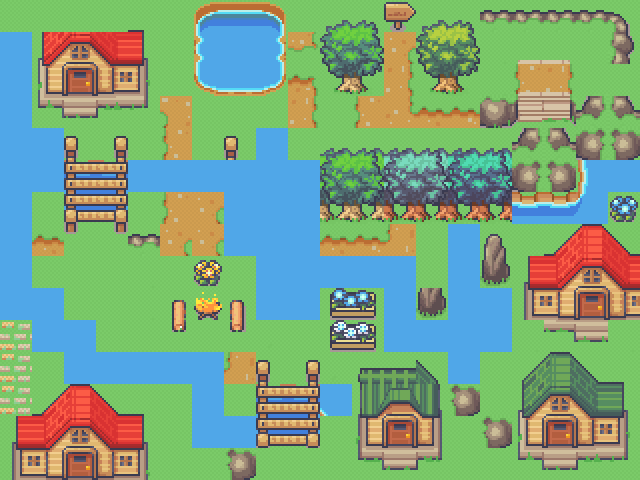

Below is a game level as drawn by its tile map, then a one-line description and the .tmx file that defines it, in full:
An orthogonal 20x15 tile map with 32x32 px tiles, 2 tile layers (Grass, house), 2 tilesets.

<map version="1.10" tiledversion="1.10.2" orientation="orthogonal" renderorder="right-down" width="20" height="15" tilewidth="32" tileheight="32" infinite="0" nextlayerid="3" nextobjectid="1">
 <tileset firstgid="1" name="village" tilewidth="32" tileheight="32" tilecount="855" columns="19">
  <image source="village/Serene_Village_32x32.png" width="608" height="1440" />
 </tileset>
 <tileset firstgid="856" name="fire" tilewidth="32" tileheight="32" tilecount="4" columns="4">
  <image source="village/Animated stuff/campfire_32x32.png" width="128" height="32" />
  <tile id="0">
   <animation>
    <frame tileid="0" duration="100" />
    <frame tileid="1" duration="100" />
    <frame tileid="2" duration="100" />
    <frame tileid="3" duration="100" />
   </animation>
  </tile>
 </tileset>
 <layer id="2" name="Grass" width="20" height="15">
  <data encoding="csv">
4,4,5,6,4,4,4,4,5,6,6,6,4,4,5,6,5,6,6,5,
4,4,4,4,5,6,4,5,6,4,5,6,4,5,6,6,6,6,6,6,
4,5,6,4,4,5,6,6,6,6,6,4,5,6,6,6,6,5,6,6,
6,6,4,5,6,6,6,4,4,4,4,5,6,6,6,4,4,5,4,5,
5,6,6,6,4,4,5,6,6,6,6,6,6,6,6,6,6,6,4,4,
6,6,4,4,4,4,4,4,4,4,4,4,4,4,4,4,5,6,4,5,
4,5,6,4,4,5,5,4,4,5,6,6,6,6,6,6,4,4,5,6,
4,4,4,5,6,5,5,6,6,6,4,4,4,4,4,4,5,6,4,4,
5,5,4,5,5,5,5,4,4,4,4,4,4,4,4,5,6,6,6,6,
6,5,5,5,5,5,5,6,6,6,6,4,5,6,6,6,6,6,5,6,
6,6,5,5,5,5,4,4,4,4,4,5,6,6,4,5,6,6,5,6,
6,6,5,5,5,5,4,4,4,4,5,6,6,6,4,5,6,4,5,6,
4,5,6,5,5,5,4,5,6,6,4,5,6,6,6,6,6,6,4,5,
6,4,4,5,6,6,6,4,4,4,4,4,4,4,4,4,4,4,4,4,
4,4,4,4,4,4,4,4,4,4,4,4,4,4,4,4,4,4,5,6
</data>
 </layer>
 <layer id="1" name="house" width="20" height="15">
  <data encoding="csv">
0,0,0,0,409,0,12,13,14,4,240,241,275,238,239,135,136,137,138,139,
105,425,426,427,428,0,31,32,33,23,259,260,26,257,258,154,155,156,0,158,
105,444,445,446,447,0,50,51,52,42,278,279,45,276,277,173,174,175,176,0,
105,463,464,465,466,29,0,0,0,61,62,63,64,65,66,192,193,194,159,160,
32,32,68,69,0,48,4,68,32,4,181,182,183,184,185,186,159,160,178,179,
105,32,87,88,32,32,32,32,32,32,200,201,202,203,204,205,178,179,104,105,
105,46,106,107,6,48,26,32,32,32,219,220,221,222,223,224,121,122,123,235,
105,65,125,126,135,26,26,32,32,32,65,66,67,4,32,270,154,411,412,413,
105,4,5,0,154,0,233,0,32,32,32,32,32,4,32,289,429,430,431,432,
32,32,5,0,173,644,856,646,32,32,366,367,32,289,32,32,448,449,450,451,
97,32,32,0,0,663,664,665,101,384,385,386,32,32,32,32,154,468,469,154,
97,4,32,32,32,32,32,67,68,69,101,552,553,643,32,4,558,559,560,561,
97,411,412,413,414,4,32,4,87,88,85,571,572,573,179,4,577,578,579,580,
429,430,431,432,433,4,32,105,106,107,4,590,591,592,4,179,596,597,598,599,
448,449,450,451,452,4,4,179,4,4,4,609,610,611,4,4,615,616,617,618
</data>
 </layer>
</map>
